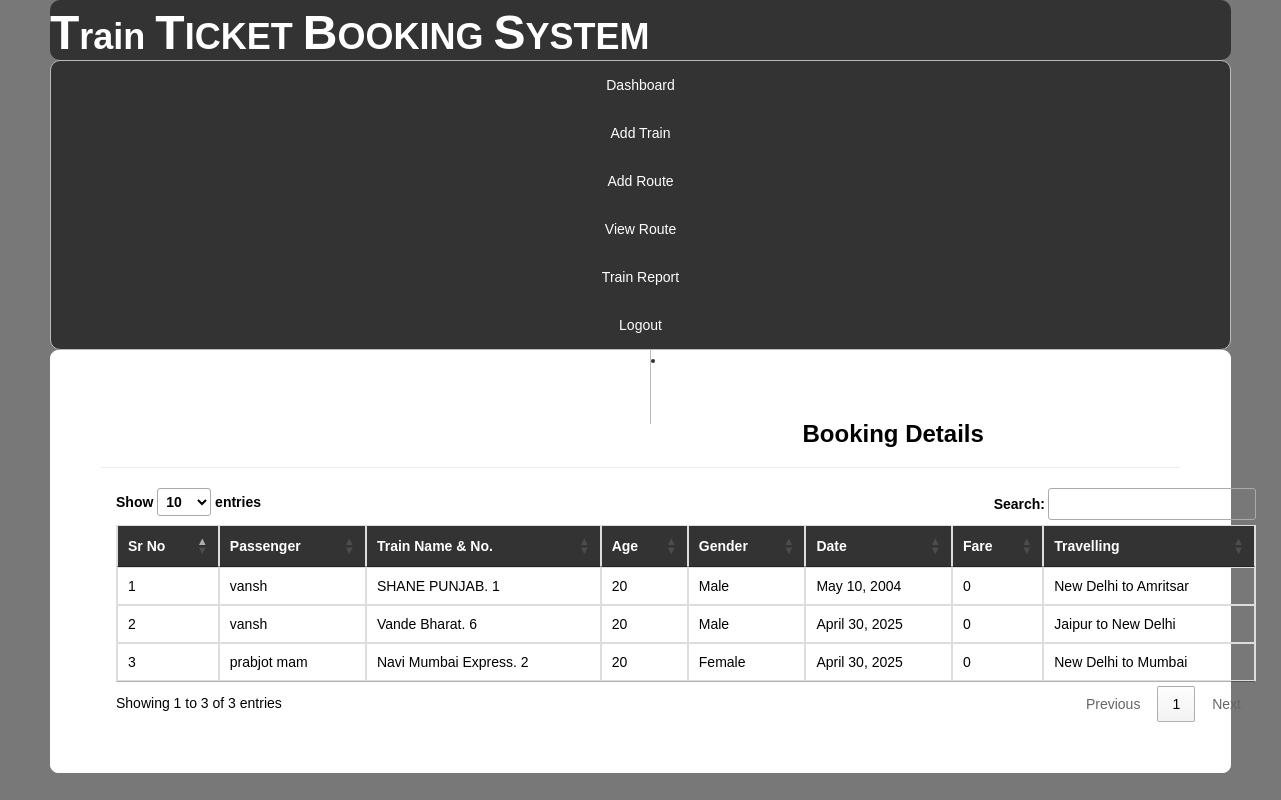
The app's page /viewbookings/ (signed in) with its own data.
### railway/models.py (models this page shows, shortened)
class Book_ticket(models.Model):
    passenger=models.ForeignKey(Passenger,on_delete=models.CASCADE,null=True)
    user=models.ForeignKey(Register,on_delete=models.CASCADE,null=True)
    route=models.CharField(max_length=100,null=True)
    date2=models.DateField(null=True)
    fare=models.IntegerField(null=True)

class Passenger(models.Model):
    user = models.ForeignKey(Register,on_delete=models.CASCADE,null=True)
    train = models.ForeignKey(Add_Train,on_delete=models.CASCADE,null=True)
    name = models.CharField(max_length=100,null=True)
    age = models.IntegerField(null=True)
    gender = models.CharField(max_length=30,null=True)
    route=models.CharField(max_length=100,null=True)
    status = models.CharField(max_length=30,null=True)
    date1 = models.DateField(null=True)
    fare = models.IntegerField(null=True)

class Add_Train(models.Model):
    trainname = models.CharField(max_length=30,null=True)
    train_no = models.IntegerField(null=True)
    from_city = models.CharField(max_length=30,null=True)
    to_city = models.CharField(max_length=30,null=True)
    departuretime=models.CharField(max_length=30,null=True)
    arrivaltime=models.CharField(max_length=30,null=True)
    trevaltime=models.CharField(max_length=100,null=True)
    distance=models.IntegerField(null=True)
    img=models.FileField(null=True)

### railway/views.py (the view)
# urls.py: path('viewbookings/', viewbookings, name="viewbookings"),
def viewbookings(request):
    if not request.user.is_authenticated:
        return redirect('login')
    book = Book_ticket.objects.all()
    d = {'book': book}
    return render(request, 'viewbookings.html', d)

### railway/templates/viewbookings.html (shortened to what this page needs)
{% extends 'navigation3.html' %}
{% load static %}
{% block b %}
<div style="color:Black;border:1px solid white;border-radius:8px;background-color:white;padding:50px">
        <h3><strong>Booking Details</strong></h3><hr>
<div class="container">
<table class="table table-bordered" id="myTable">
  <thead style="color:white;background-color:#333">
 <tr>
    <th>Sr No</th>
    <th>Passenger</th>
    <th>Train Name & No.</th>
    <th>Age</th>
    <th>Gender</th>
    <th>Date</th>
    <th>Fare</th>
    <th>Travelling</th>
</tr>
  </thead>
   <tbody>
    {% for i in book %}
  <tr>
    <td>{{forloop.counter}}</td>
    <td>{{i.passenger.name}}</td>
    <td>{{i.passenger.train.trainname}}. {{i.passenger.train.train_no}}</td>
      <td>{{i.passenger.age}}</td>
      <td>{{i.passenger.gender}}</td>
      <td>{{i.passenger.date1}}</td>
      <td>{{i.fare}}</td>
      <td>{{i.route}}</td>
  </tr>
    {% endfor %}
    </tbody>
</table>
 </div>
</div>
{% endblock %}

### railway/templates/navigation3.html (style rules this page uses)
body { font-family: Arial, Helvetica, sans-serif; }

### records on screen
Book_ticket: passenger.name "vansh", passenger.train.trainname "SHANE PUNJAB", passenger.train.train_no "1", passenger.age "20", passenger.gender "Male", passenger.date1 "May 10, 2004", fare "0", route "New Delhi to Amritsar"
Book_ticket: passenger.name "vansh", passenger.train.trainname "Vande Bharat", passenger.train.train_no "6", passenger.age "20", passenger.gender "Male", passenger.date1 "April 30, 2025", fare "0", route "Jaipur to New Delhi"
Book_ticket: passenger.name "prabjot mam", passenger.train.trainname "Navi Mumbai Express", passenger.train.train_no "2", passenger.age "20", passenger.gender "Female", passenger.date1 "April 30, 2025", fare "0", route "New Delhi to Mumbai"
